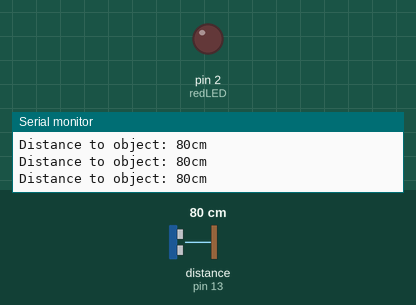
Bench run of a sketch on a simulated Arduino Uno, built with avr-gcc and run on an emulated ATmega328P. Parts: output pins drawn as LEDs (lit = HIGH), the last lines printed to the serial monitor. Wiring (inferred from the names in the program): ultrasonic range finder: trigger pin 12; echo pin 13. Inputs (shaded band) come from the test bench; at power-on: distance to the obstacle (sensor on pin 13) 80 cm. The echo pulse lasts 58.3 µs per cm; pins used as bus, display or sensor lines are not drawn.

Above: at 1.2 s.
1.3 s: distance to the obstacle (sensor on pin 13) set to 24 cm
2.8 s: distance to the obstacle (sensor on pin 13) set to 19 cm
At 3.6 s:
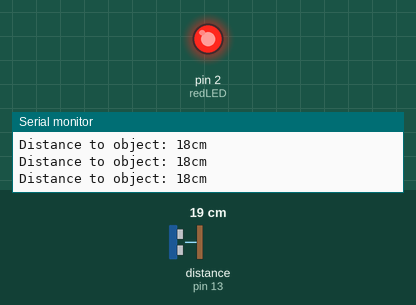
4.3 s: distance to the obstacle (sensor on pin 13) set to 35 cm
At 4.6 s:
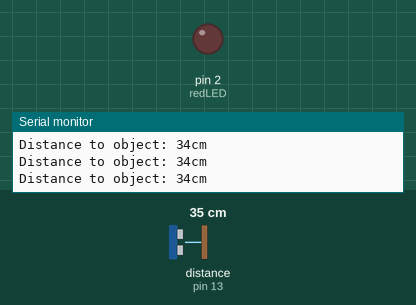
5.8 s: distance to the obstacle (sensor on pin 13) set to 2 cm
At 6.7 s:
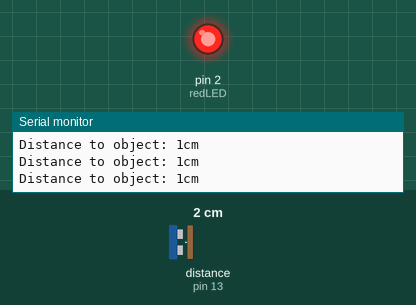
Timing chart, 0 to 8.3 s (numbered marks = the images above; inputs shaded):
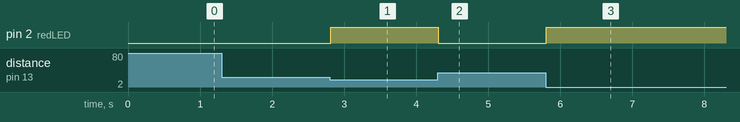

Measured:
- the behaviour switches between 22 and 21 cm on distance to the obstacle (sensor on pin 13) (found by bisection; images 0 and 1)
- after the input at 2.8 s, pin 2 (redLED): LOW → HIGH at once
- after the input at 4.3 s, pin 2 (redLED): HIGH → LOW at once
- after the input at 5.8 s, pin 2 (redLED): LOW → HIGH at once

The sketch:

UltrasensorTest.ino
```cpp
/* HC-SR04 Sensor

   The sketch initates the ultrasonic sensors trigg pulse which releases a burst
   of ultrasounds. Echo-pin is raised to detect any incoming signal. Distance to
   closest object within discernible range is written in Serial Monitor.

   Created by: Danial Mahmoud and Mardokh Kakadost (2017-02-07)
   Modified by: Stefan Angelov (2017-02-14)
*/

int trigPin = 12;
int echoPin = 13;
int redLED = 2;

// Variables for detected objects
long duration, cm;

// Minimum allowed distance to painting
int breachingDistance = 20;

//int adc_filter_values[5] = {1, 1, 1, 1, 1};

void setup() {
  // initialize serial communication:
  Serial.begin(115200);
  // initialize pins
  pinMode(trigPin, OUTPUT);
  pinMode(echoPin, INPUT);
  pinMode(redLED, OUTPUT);
}

void loop()
{
  // Trigger sensor by giving a LOW pulse for 2 microsec and then a HIGH pulse for 10 microsec:
  digitalWrite(trigPin, LOW);
  delayMicroseconds(2);
  digitalWrite(trigPin, HIGH);
  delayMicroseconds(10);
  digitalWrite(trigPin, LOW);


  //A moving average filter made to sooth out the HC04 sensor readings
  //  for(int i = 0; i<5; i++){ // Remove the oldest value
  //    adc_filter_values[i] = adc_filter_values[i+1];
  //  }
  //  adc_filter_values[4] = pulseIn(echoPin, HIGH); // Save the latest ADC value at the back of the array.

  // raise echo to detect incoming signals
  duration = pulseIn(echoPin, HIGH);

  //  int adc_filter_values_total = 0;
  //  for(int i = 0; i<5; i++) {// Add up all the values
  //    adc_filter_values_total += adc_filter_values[i];
  //  }
  //  duration = adc_filter_values_total / 5;

  // convert the time into distance in cm
  cm = duration / 58;

  Serial.print("Distance to object: ");
  Serial.print(cm);
  Serial.print("cm");
  Serial.println();

  // LED indicates if an object comes within a certain distance
  if (cm <= 20) {
    digitalWrite(redLED, HIGH);
  } else {
    digitalWrite(redLED, LOW);
  }

  delay(10);
}
```
